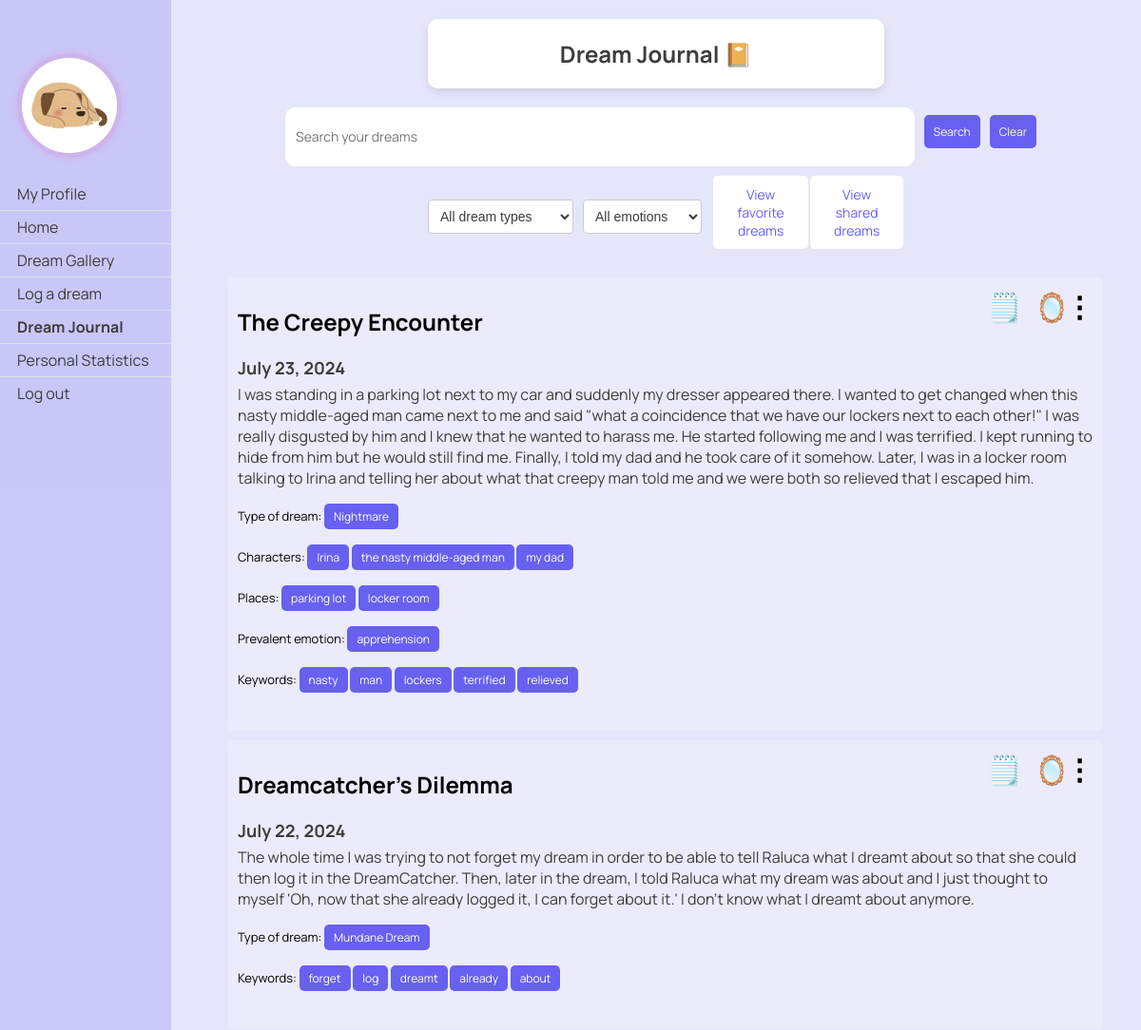
The app's page /dreams/journal/?page=3 (signed in, upper part), older data.
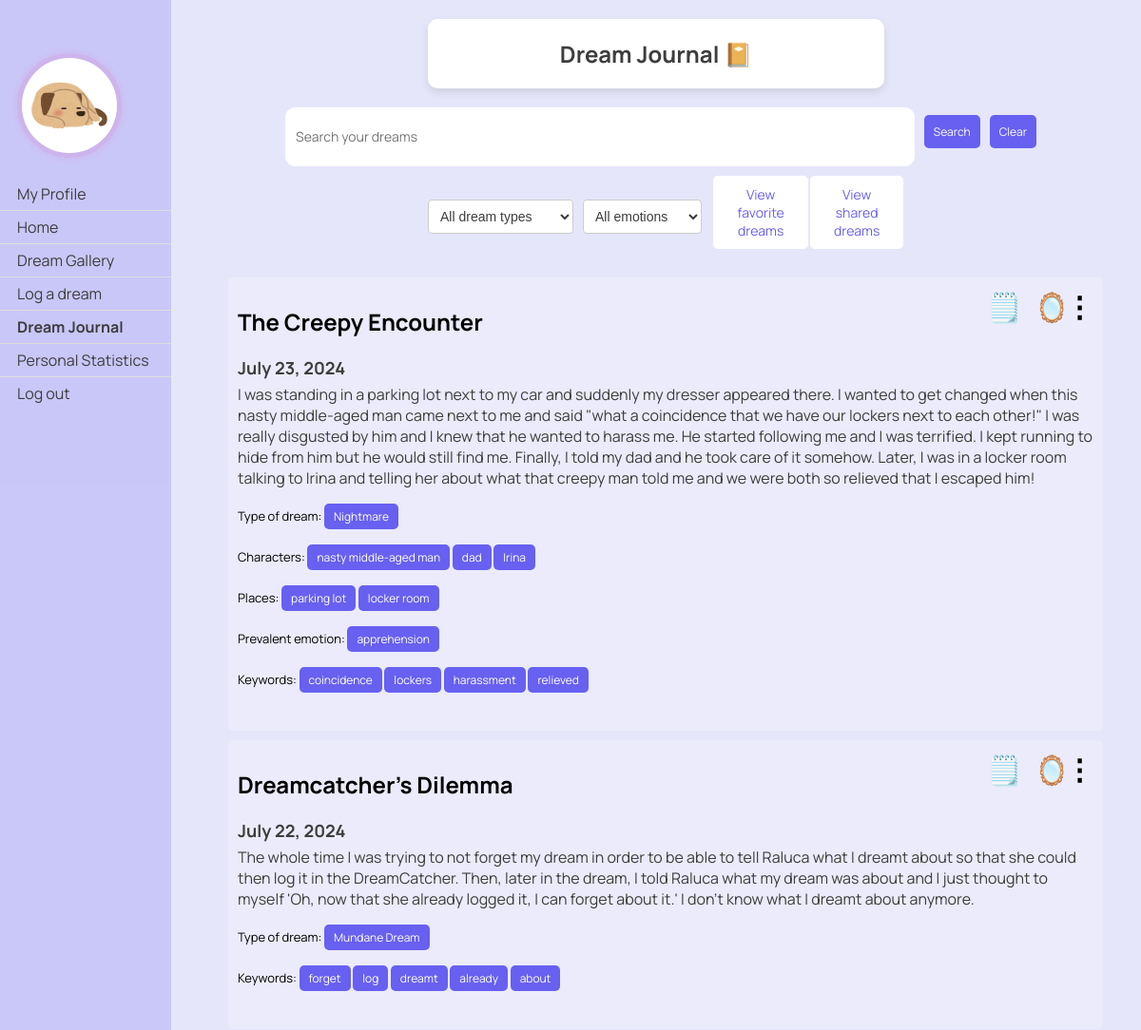
The same page, newer data.
### dreams/models.py (models this page shows, shortened)
class Dream(models.Model):
    classification_options = [
        ('0', 'Nightmare'),
        ('1', 'Mundane Dream'),
        ('2', 'Lucid Dream'),
        ('3', 'Existential Dream'),
    ]
    user = models.ForeignKey(User, on_delete=models.CASCADE)
    date = models.DateField()
    time = models.TimeField(default=timezone.now)
    content = models.TextField()
    shared = models.BooleanField(default=False)
    anon = models.BooleanField(default=False)
    processed = models.BooleanField(default=False)
    is_favorite = models.BooleanField(default=False)
    keywords = models.JSONField(default=list, blank=True)
    classification = models.CharField(max_length=1, choices=classification_options, blank=True, null=True, default='')
    characters = models.JSONField(default=list, blank=True)
    places = models.JSONField(default=list, blank=True)
    emotion = models.CharField(max_length=20, blank=True)
    emotion_options = ['anger', 'apprehension', 'sadness', 'confusion', 'happiness', '']
    optional_titles = models.JSONField(default=list, blank=True)
    title = models.TextField(blank=True)
    User.add_to_class('is_new', models.BooleanField(default=True))
    def classification_string(self):
        return dict(self.classification_options).get(self.classification, "No classification")

### dreams/views.py (the view)
# urls.py: path('journal/', views.dream_journal, name='dream_journal'),
@login_required
def dream_journal(request):
    query = request.GET.get('q', '')
    class_query = request.GET.get('classification', '')
    emotion_query = request.GET.get('emotion', '')
    character_query = request.GET.get('character', '')
    place_query = request.GET.get('place', '')
    place_query = unquote(place_query)
    dreams = Dream.objects.filter(user=request.user)
    keyword_query = request.GET.get('keyword', '')
    if query:
        regex_pattern = r'\b({}|{}s?|{}\'s?)\b'.format(re.escape(query), re.escape(query),
                                                       re.escape(query))
        dreams = dreams.filter(Q(content__iregex=regex_pattern))
    if class_query:
        dreams = dreams.filter(classification=class_query)
    if emotion_query:
        dreams = dreams.filter(emotion=emotion_query)
    if keyword_query:
        dreams = dreams.filter(Q(keywords__iregex=r'\b{}\b'.format(re.escape(keyword_query))))
    if character_query:
        dreams = dreams.filter(Q(characters__iregex=r'\b{}\b'.format(re.escape(character_query))))
    if place_query:
        dreams = dreams.filter(Q(places__iregex=r'\b{}\b'.format(re.escape(place_query))))
    dreams = dreams.order_by('-date', '-time')
    paginator = Paginator(dreams, 10)  # Show 10 dreams per page
    page_number = request.GET.get('page')
    page_obj = paginator.get_page(page_number)
    print(f"Decoded place: {place_query}")
    context = {
        'dreams': page_obj,
        'query': query,
        'class_query': class_query,
        'emotion_query': emotion_query,
        'keyword_query': keyword_query,
        'character_query': character_query,
        'place_query': place_query
    }
    return render(request, 'dreams/dream_journal.html', context)

### dreams/templatetags/highlight.py (called while the page is built)
@register.filter(name='highlight')
def highlight(text, search):
    pattern = re.compile(
        r'\b{}\b'.format(re.escape(search)),
        re.IGNORECASE
    )
    highlighted_text = pattern.sub(lambda m: f'<span class="highlight">{m.group()}</span>', text)
    return highlighted_text

### dreams/templates/dreams/dream_journal.html (shortened to what the changed rows need)
{% load static %}
{% load highlight %}
<!DOCTYPE html>
<html>
<head>
    <link rel="stylesheet" type="text/css" href="{% static 'css/styles.css' %}">
</head>
<body>
<div class="header">
    <h2>Dream Journal 📔</h2>
</div>
{% if dreams %}
<div class="dreams">
    {% for dream in dreams%}
    {% if not query or query|lower in dream.content|lower %}
    <div class="dream">
        {% if dream.title %}
            <h2 class="dream-title">{{ dream.title }}</h2>
        {% endif %}
        <h3 class="dream-date">{{ dream.date }}</h3>
        <p class="dream-content">
            {% autoescape off %}
            {{ dream.content|safe|highlight:query }}
            {% endautoescape %}
        </p>
        <p class="class-form">
            {% if dream.classification %}
            Type of dream:
            <form class="class-form" method="get" action="{% url 'dreams:dream_journal' %}">
                <button type="submit">{{ dream.classification_string}}</button>
            </form>
            {% endif %}
        </p>
        <p class="class-form">
            {% if dream.characters %}
            Characters:
            {% for character in dream.characters %}
                <form class="class-form" method="get" action="{% url 'dreams:dream_journal' %}">
                    <button type="submit">{{ character }}</button>
                </form>
            {% endfor %}
            {% endif %}
        </p>
        <p class="class-form">
            {% if dream.places %}
            Places:
            {% for place in dream.places %}
                <form class="class-form" method="get" action="{% url 'dreams:dream_journal' %}">
                    <button type="submit">{{ place  }}</button>
                </form>
            {% endfor %}
            {% endif %}
        </p>
        <p class="class-form">
            {%if dream.emotion%}
            Prevalent emotion:
                <form class="class-form" method="get" action="{% url 'dreams:dream_journal' %}">
                <button type="submit">{{ dream.emotion }}</button>
            </form>
            {%endif%}
        </p>
        <p class="keyword-form">
            {%if dream.keywords%}
            Keywords:
            {%endif%}
            {% for keyword in dream.keywords %}
            <form class="keyword-form" method="get" action="{% url 'dreams:dream_journal' %}">
                <button type="submit">{{ keyword }}</button>
            </form>
            {% endfor %}
        </p>
        <div class="menu">
            <span class="icon" style="margin-right: 75px">🗒️</span>
        </div>
        <div class="menu">
            <span class="icon" style="margin-right: 25px">🪞</span>
        </div>
        <div class="menu">
            <span class="icon">⋮</span>
        </div>
    </div>
    {% endif %}
    {% endfor %}
{% else %}
    <div class="dream-title">
        <p>No dreams found. You can log your dreams <a href="{% url 'dreams:log_dream' %}" >here.</a> </p>
    </div>
{% endif %}
</div>
</body>
</html>

Row changes from the older to the newer data that the page shows:
changed Dream "The Creepy Encounter": content|highlight "…that I escaped him ." → "…that I escaped him !"
Text that changed along with them:
new list line: "nasty middle-aged man"
new list line: "dad"
new list line: "coincidence"
new list line: "harassment"
list line gone: "the nasty middle-aged man"
list line gone: "my dad"
list line gone: "nasty"
list line gone: "man"
list line gone: "terrified"
